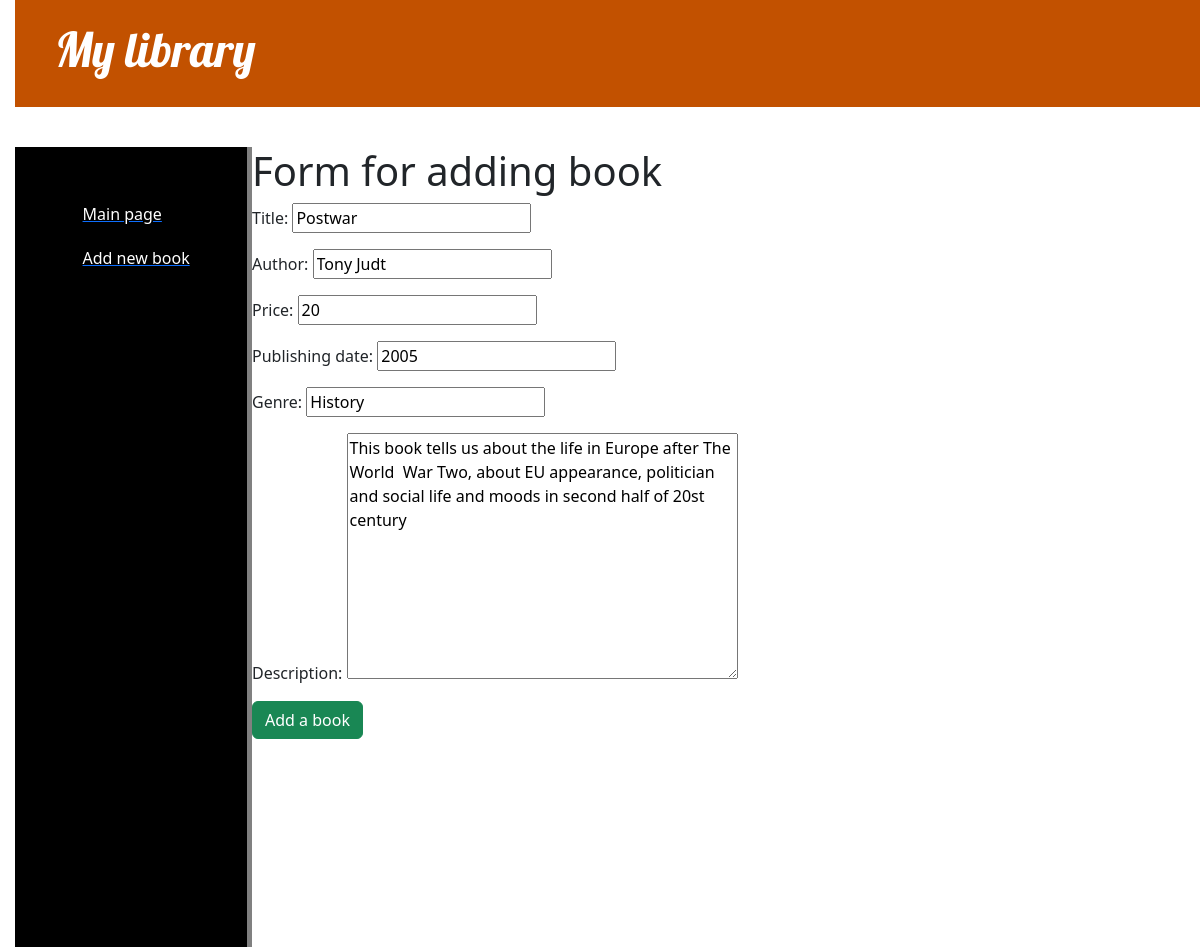
Screenshot of /post/2/update_book/ with the database file from the repository.
### books/models.py (models this page shows, shortened)
class Book(models.Model):
    title = models.CharField(max_length=255)
    author = models.CharField(max_length=255)
    price = models.IntegerField()
    publishing_date = models.IntegerField()
    genre = models.CharField(max_length=255)
    description = models.TextField()
    is_published_on_website = False

### books/views.py (the view)
# urls.py: path('post/<int:pk>/update_book/', views.update_book, name='update_book'),
def update_book(request, pk):
    post = get_object_or_404(Book, pk=pk)
    if request.method == "POST":
        form = BookAddForm(request.POST, instance=post)
        if form.is_valid():
            post = form.save(commit=False)
            post.save()
            return redirect('show_main_page')
    else:
        form = BookAddForm(instance=post)
    return render(request, 'books/add_book.html', {'form': form})

### books/form.py
class BookAddForm(ModelForm):
    class Meta:
        model = Book
        fields = ['title', 'author', 'price', 'publishing_date', 'genre', 'description']

### books/templates/books/add_book.html (shortened to what this page needs)
{% extends 'books/base.html' %}
{% block content %}
    <h1>Form for adding book</h1>
    <form method="POST">
        {{ form.as_p }}
        <button class="btn btn-success" type="submit">Add a book</button>
    </form>
{% endblock %}

### books/static/books/css/decoration.css (style rules this page uses)
body { padding-left: 15px; }

### rows the page displays
Book: title "Postwar", author "Tony Judt", price "20", publishing_date "2005", genre "History", description "This book tells us about the life in Europe after The World War Two, about EU appearance, politician and social life and moods in second half of 20st century"
